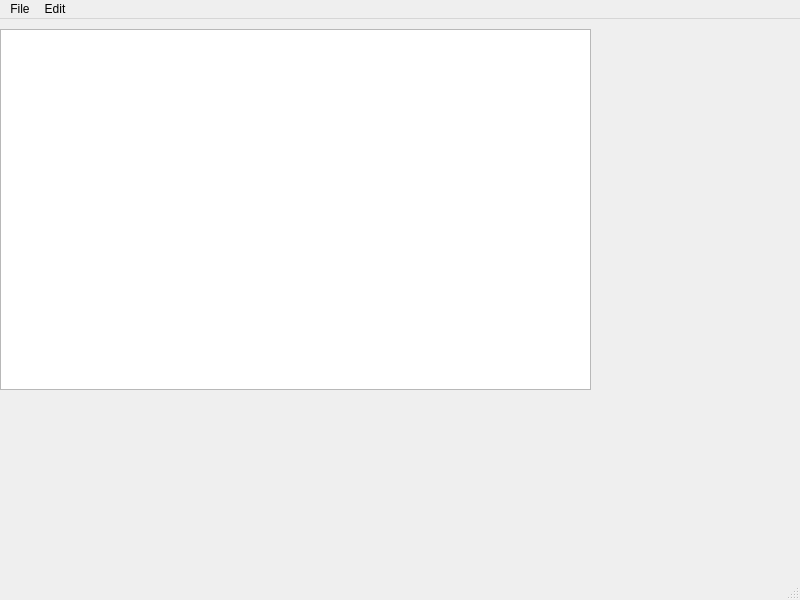
<?xml version="1.0" encoding="UTF-8"?>
<ui version="4.0">
 <class>MainWindow</class>
 <widget class="QMainWindow" name="MainWindow">
  <property name="geometry">
   <rect>
    <x>0</x>
    <y>0</y>
    <width>800</width>
    <height>600</height>
   </rect>
  </property>
  <property name="windowTitle">
   <string>MainWindow</string>
  </property>
  <widget class="QWidget" name="centralwidget">
   <widget class="QWidget" name="verticalLayoutWidget">
    <property name="geometry">
     <rect>
      <x>0</x>
      <y>10</y>
      <width>591</width>
      <height>361</height>
     </rect>
    </property>
    <layout class="QVBoxLayout" name="verticalLayout">
     <item>
      <widget class="QTextEdit" name="textEdit"/>
     </item>
    </layout>
   </widget>
  </widget>
  <widget class="QMenuBar" name="menubar">
   <property name="geometry">
    <rect>
     <x>0</x>
     <y>0</y>
     <width>800</width>
     <height>21</height>
    </rect>
   </property>
   <widget class="QMenu" name="menuFile">
    <property name="title">
     <string>File</string>
    </property>
    <addaction name="actionNew"/>
    <addaction name="actionOpen"/>
    <addaction name="actionSave_As"/>
    <addaction name="actionPrint"/>
    <addaction name="actionExit"/>
   </widget>
   <widget class="QMenu" name="menuEdit">
    <property name="title">
     <string>Edit</string>
    </property>
    <addaction name="actionCopy"/>
    <addaction name="actionPaste"/>
    <addaction name="actionCut"/>
    <addaction name="actionUndo"/>
    <addaction name="actionRedo"/>
   </widget>
   <addaction name="menuFile"/>
   <addaction name="menuEdit"/>
  </widget>
  <widget class="QStatusBar" name="statusbar"/>
  <action name="actionNew">
   <property name="icon">
    <iconset resource="Resources.qrc">
     <normaloff>:/imgs/New.bmp</normaloff>:/imgs/New.bmp</iconset>
   </property>
   <property name="text">
    <string>New</string>
   </property>
  </action>
  <action name="actionOpen">
   <property name="icon">
    <iconset resource="Resources.qrc">
     <normaloff>:/imgs/Open.bmp</normaloff>:/imgs/Open.bmp</iconset>
   </property>
   <property name="text">
    <string>Open</string>
   </property>
  </action>
  <action name="actionSave_As">
   <property name="icon">
    <iconset resource="Resources.qrc">
     <normaloff>:/imgs/Save.bmp</normaloff>:/imgs/Save.bmp</iconset>
   </property>
   <property name="text">
    <string>Save As</string>
   </property>
  </action>
  <action name="actionPrint">
   <property name="text">
    <string>Print</string>
   </property>
  </action>
  <action name="actionExit">
   <property name="text">
    <string>Exit</string>
   </property>
  </action>
  <action name="actionCopy">
   <property name="text">
    <string>Copy</string>
   </property>
  </action>
  <action name="actionPaste">
   <property name="text">
    <string>Paste</string>
   </property>
  </action>
  <action name="actionCut">
   <property name="text">
    <string>Cut</string>
   </property>
  </action>
  <action name="actionUndo">
   <property name="text">
    <string>Undo</string>
   </property>
  </action>
  <action name="actionRedo">
   <property name="text">
    <string>Redo</string>
   </property>
  </action>
 </widget>
 <resources>
  <include location="Resources.qrc"/>
 </resources>
 <connections/>
</ui>
